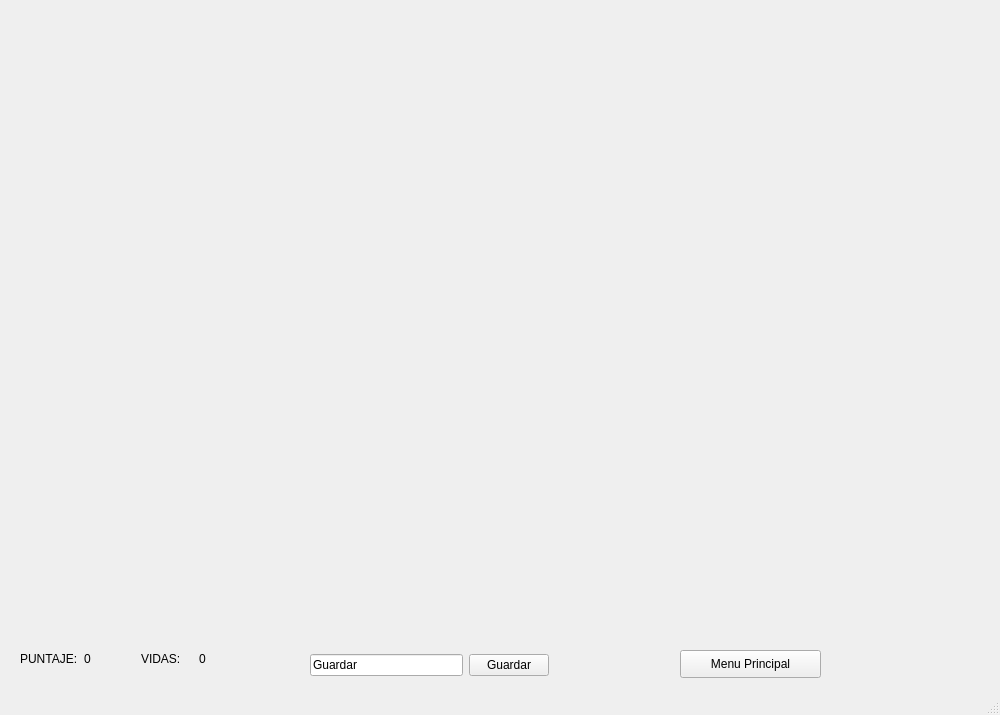
<?xml version="1.0" encoding="UTF-8"?>
<ui version="4.0">
 <class>MainWindow</class>
 <widget class="QMainWindow" name="MainWindow">
  <property name="geometry">
   <rect>
    <x>0</x>
    <y>0</y>
    <width>1000</width>
    <height>715</height>
   </rect>
  </property>
  <property name="windowTitle">
   <string>MainWindow</string>
  </property>
  <widget class="QWidget" name="centralwidget">
   <widget class="QWidget" name="layoutWidget">
    <property name="geometry">
     <rect>
      <x>20</x>
      <y>650</y>
      <width>230</width>
      <height>18</height>
     </rect>
    </property>
    <layout class="QHBoxLayout" name="horizontalLayout">
     <item>
      <widget class="QLabel" name="label">
       <property name="text">
        <string>PUNTAJE:</string>
       </property>
      </widget>
     </item>
     <item>
      <widget class="QLabel" name="label_2">
       <property name="text">
        <string>0</string>
       </property>
      </widget>
     </item>
     <item>
      <widget class="QLabel" name="label_3">
       <property name="text">
        <string>VIDAS:</string>
       </property>
      </widget>
     </item>
     <item>
      <widget class="QLabel" name="label_4">
       <property name="text">
        <string>0</string>
       </property>
      </widget>
     </item>
    </layout>
   </widget>
   <widget class="QWidget" name="layoutWidget">
    <property name="geometry">
     <rect>
      <x>310</x>
      <y>650</y>
      <width>239</width>
      <height>30</height>
     </rect>
    </property>
    <layout class="QHBoxLayout" name="horizontalLayout_2">
     <item>
      <widget class="QLineEdit" name="lineEdit">
       <property name="text">
        <string>Guardar</string>
       </property>
      </widget>
     </item>
     <item>
      <widget class="QPushButton" name="pushButton">
       <property name="text">
        <string>Guardar</string>
       </property>
      </widget>
     </item>
    </layout>
   </widget>
   <widget class="QPushButton" name="pushButton_2">
    <property name="geometry">
     <rect>
      <x>680</x>
      <y>650</y>
      <width>141</width>
      <height>28</height>
     </rect>
    </property>
    <property name="text">
     <string>Menu Principal</string>
    </property>
   </widget>
  </widget>
  <widget class="QMenuBar" name="menubar">
   <property name="geometry">
    <rect>
     <x>0</x>
     <y>0</y>
     <width>1000</width>
     <height>26</height>
    </rect>
   </property>
  </widget>
  <widget class="QStatusBar" name="statusbar"/>
 </widget>
 <resources/>
 <connections/>
</ui>
